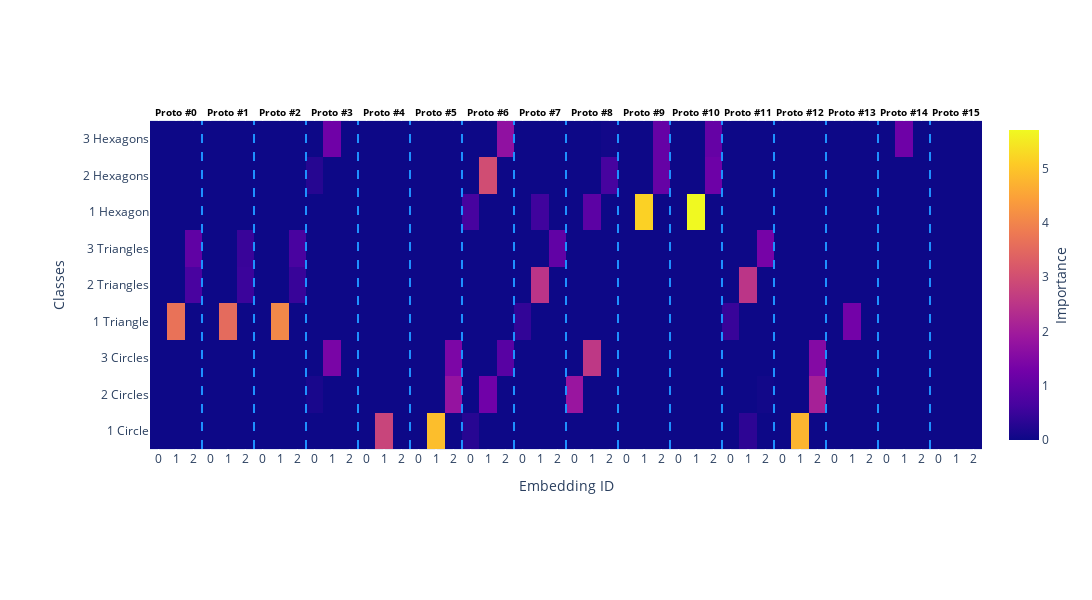

This figure's notebook cell:
### Code cell
show_global_explanation(net, classes, output_path=run_vis_dir, use_expanded_prototypes=True)

### Figure 1 — Plotly figure (JSON) as saved in the notebook; plotly's stock layout.template omitted (floating-point values rounded to 4 significant figures; data arrays with more than 128 entries replaced by an {"elided": "..."} marker saying what was removed)
{"data": [{"colorbar": {"title": {"side": "right", "text": "Importance"}}, "colorscale": [[0, "#0d0887"], [0.1111, "#46039f"], [0.2222, "#7201a8"], [0.3333, "#9c179e"], [0.4444, "#bd3786"], [0.5556, "#d8576b"], [0.6667, "#ed7953"], [0.7778, "#fb9f3a"], [0.8889, "#fdca26"], [1, "#f0f921"]], "hoverongaps": false, "hovertemplate": "Class: %{y}<br>%{x}<br>Importance: %{z:.3f}<extra></extra>", "type": "heatmap", "x": ["Prot. 0 Embed. 0", "Prot. 0 Embed. 1", "Prot. 0 Embed. 2", "Prot. 1 Embed. 0", "Prot. 1 Embed. 1", "Prot. 1 Embed. 2", "Prot. 2 Embed. 0", "Prot. 2 Embed. 1", "Prot. 2 Embed. 2", "Prot. 3 Embed. 0", "Prot. 3 Embed. 1", "Prot. 3 Embed. 2", "Prot. 4 Embed. 0", "Prot. 4 Embed. 1", "Prot. 4 Embed. 2", "Prot. 5 Embed. 0", "Prot. 5 Embed. 1", "Prot. 5 Embed. 2", "Prot. 6 Embed. 0", "Prot. 6 Embed. 1", "Prot. 6 Embed. 2", "Prot. 7 Embed. 0", "Prot. 7 Embed. 1", "Prot. 7 Embed. 2", "Prot. 8 Embed. 0", "Prot. 8 Embed. 1", "Prot. 8 Embed. 2", "Prot. 9 Embed. 0", "Prot. 9 Embed. 1", "Prot. 9 Embed. 2", "Prot. 10 Embed. 0", "Prot. 10 Embed. 1", "Prot. 10 Embed. 2", "Prot. 11 Embed. 0", "Prot. 11 Embed. 1", "Prot. 11 Embed. 2", "Prot. 12 Embed. 0", "Prot. 12 Embed. 1", "Prot. 12 Embed. 2", "Prot. 13 Embed. 0", "Prot. 13 Embed. 1", "Prot. 13 Embed. 2", "Prot. 14 Embed. 0", "Prot. 14 Embed. 1", "Prot. 14 Embed. 2", "Prot. 15 Embed. 0", "Prot. 15 Embed. 1", "Prot. 15 Embed. 2"], "y": ["1 Circle", "2 Circles", "3 Circles", "1 Triangle", "2 Triangles", "3 Triangles", "1 Hexagon", "2 Hexagons", "3 Hexagons"], "z": {"elided": "9x48 float values"}}], "layout": {"annotations": [{"font": {"color": "black", "size": 10}, "showarrow": false, "text": "<b>Proto #0</b>", "x": 1, "xanchor": "center", "xref": "x", "y": 1.05, "yref": "paper"}, {"font": {"color": "black", "size": 10}, "showarrow": false, "text": "<b>Proto #1</b>", "x": 4, "xanchor": "center", "xref": "x", "y": 1.05, "yref": "paper"}, {"font": {"color": "black", "size": 10}, "showarrow": false, "text": "<b>Proto #2</b>", "x": 7, "xanchor": "center", "xref": "x", "y": 1.05, "yref": "paper"}, {"font": {"color": "black", "size": 10}, "showarrow": false, "text": "<b>Proto #3</b>", "x": 10, "xanchor": "center", "xref": "x", "y": 1.05, "yref": "paper"}, {"font": {"color": "black", "size": 10}, "showarrow": false, "text": "<b>Proto #4</b>", "x": 13, "xanchor": "center", "xref": "x", "y": 1.05, "yref": "paper"}, {"font": {"color": "black", "size": 10}, "showarrow": false, "text": "<b>Proto #5</b>", "x": 16, "xanchor": "center", "xref": "x", "y": 1.05, "yref": "paper"}, {"font": {"color": "black", "size": 10}, "showarrow": false, "text": "<b>Proto #6</b>", "x": 19, "xanchor": "center", "xref": "x", "y": 1.05, "yref": "paper"}, {"font": {"color": "black", "size": 10}, "showarrow": false, "text": "<b>Proto #7</b>", "x": 22, "xanchor": "center", "xref": "x", "y": 1.05, "yref": "paper"}, {"font": {"color": "black", "size": 10}, "showarrow": false, "text": "<b>Proto #8</b>", "x": 25, "xanchor": "center", "xref": "x", "y": 1.05, "yref": "paper"}, {"font": {"color": "black", "size": 10}, "showarrow": false, "text": "<b>Proto #9</b>", "x": 28, "xanchor": "center", "xref": "x", "y": 1.05, "yref": "paper"}, {"font": {"color": "black", "size": 10}, "showarrow": false, "text": "<b>Proto #10</b>", "x": 31, "xanchor": "center", "xref": "x", "y": 1.05, "yref": "paper"}, {"font": {"color": "black", "size": 10}, "showarrow": false, "text": "<b>Proto #11</b>", "x": 34, "xanchor": "center", "xref": "x", "y": 1.05, "yref": "paper"}, {"font": {"color": "black", "size": 10}, "showarrow": false, "text": "<b>Proto #12</b>", "x": 37, "xanchor": "center", "xref": "x", "y": 1.05, "yref": "paper"}, {"font": {"color": "black", "size": 10}, "showarrow": false, "text": "<b>Proto #13</b>", "x": 40, "xanchor": "center", "xref": "x", "y": 1.05, "yref": "paper"}, {"font": {"color": "black", "size": 10}, "showarrow": false, "text": "<b>Proto #14</b>", "x": 43, "xanchor": "center", "xref": "x", "y": 1.05, "yref": "paper"}, {"font": {"color": "black", "size": 10}, "showarrow": false, "text": "<b>Proto #15</b>", "x": 46, "xanchor": "center", "xref": "x", "y": 1.05, "yref": "paper"}], "height": 600, "margin": {"b": 150, "l": 150, "r": 50, "t": 120}, "shapes": [{"line": {"color": "dodgerblue", "dash": "dash", "width": 2}, "type": "line", "x0": 2.5, "x1": 2.5, "xref": "x", "y0": -0.5, "y1": 8.5, "yref": "y"}, {"line": {"color": "dodgerblue", "dash": "dash", "width": 2}, "type": "line", "x0": 5.5, "x1": 5.5, "xref": "x", "y0": -0.5, "y1": 8.5, "yref": "y"}, {"line": {"color": "dodgerblue", "dash": "dash", "width": 2}, "type": "line", "x0": 8.5, "x1": 8.5, "xref": "x", "y0": -0.5, "y1": 8.5, "yref": "y"}, {"line": {"color": "dodgerblue", "dash": "dash", "width": 2}, "type": "line", "x0": 11.5, "x1": 11.5, "xref": "x", "y0": -0.5, "y1": 8.5, "yref": "y"}, {"line": {"color": "dodgerblue", "dash": "dash", "width": 2}, "type": "line", "x0": 14.5, "x1": 14.5, "xref": "x", "y0": -0.5, "y1": 8.5, "yref": "y"}, {"line": {"color": "dodgerblue", "dash": "dash", "width": 2}, "type": "line", "x0": 17.5, "x1": 17.5, "xref": "x", "y0": -0.5, "y1": 8.5, "yref": "y"}, {"line": {"color": "dodgerblue", "dash": "dash", "width": 2}, "type": "line", "x0": 20.5, "x1": 20.5, "xref": "x", "y0": -0.5, "y1": 8.5, "yref": "y"}, {"line": {"color": "dodgerblue", "dash": "dash", "width": 2}, "type": "line", "x0": 23.5, "x1": 23.5, "xref": "x", "y0": -0.5, "y1": 8.5, "yref": "y"}, {"line": {"color": "dodgerblue", "dash": "dash", "width": 2}, "type": "line", "x0": 26.5, "x1": 26.5, "xref": "x", "y0": -0.5, "y1": 8.5, "yref": "y"}, {"line": {"color": "dodgerblue", "dash": "dash", "width": 2}, "type": "line", "x0": 29.5, "x1": 29.5, "xref": "x", "y0": -0.5, "y1": 8.5, "yref": "y"}, {"line": {"color": "dodgerblue", "dash": "dash", "width": 2}, "type": "line", "x0": 32.5, "x1": 32.5, "xref": "x", "y0": -0.5, "y1": 8.5, "yref": "y"}, {"line": {"color": "dodgerblue", "dash": "dash", "width": 2}, "type": "line", "x0": 35.5, "x1": 35.5, "xref": "x", "y0": -0.5, "y1": 8.5, "yref": "y"}, {"line": {"color": "dodgerblue", "dash": "dash", "width": 2}, "type": "line", "x0": 38.5, "x1": 38.5, "xref": "x", "y0": -0.5, "y1": 8.5, "yref": "y"}, {"line": {"color": "dodgerblue", "dash": "dash", "width": 2}, "type": "line", "x0": 41.5, "x1": 41.5, "xref": "x", "y0": -0.5, "y1": 8.5, "yref": "y"}, {"line": {"color": "dodgerblue", "dash": "dash", "width": 2}, "type": "line", "x0": 44.5, "x1": 44.5, "xref": "x", "y0": -0.5, "y1": 8.5, "yref": "y"}], "width": 1200, "xaxis": {"range": [-0.5, 47.5], "tickangle": 0, "ticktext": ["0", "1", "2", "0", "1", "2", "0", "1", "2", "0", "1", "2", "0", "1", "2", "0", "1", "2", "0", "1", "2", "0", "1", "2", "0", "1", "2", "0", "1", "2", "0", "1", "2", "0", "1", "2", "0", "1", "2", "0", "1", "2", "0", "1", "2", "0", "1", "2"], "tickvals": ["Prot. 0 Embed. 0", "Prot. 0 Embed. 1", "Prot. 0 Embed. 2", "Prot. 1 Embed. 0", "Prot. 1 Embed. 1", "Prot. 1 Embed. 2", "Prot. 2 Embed. 0", "Prot. 2 Embed. 1", "Prot. 2 Embed. 2", "Prot. 3 Embed. 0", "Prot. 3 Embed. 1", "Prot. 3 Embed. 2", "Prot. 4 Embed. 0", "Prot. 4 Embed. 1", "Prot. 4 Embed. 2", "Prot. 5 Embed. 0", "Prot. 5 Embed. 1", "Prot. 5 Embed. 2", "Prot. 6 Embed. 0", "Prot. 6 Embed. 1", "Prot. 6 Embed. 2", "Prot. 7 Embed. 0", "Prot. 7 Embed. 1", "Prot. 7 Embed. 2", "Prot. 8 Embed. 0", "Prot. 8 Embed. 1", "Prot. 8 Embed. 2", "Prot. 9 Embed. 0", "Prot. 9 Embed. 1", "Prot. 9 Embed. 2", "Prot. 10 Embed. 0", "Prot. 10 Embed. 1", "Prot. 10 Embed. 2", "Prot. 11 Embed. 0", "Prot. 11 Embed. 1", "Prot. 11 Embed. 2", "Prot. 12 Embed. 0", "Prot. 12 Embed. 1", "Prot. 12 Embed. 2", "Prot. 13 Embed. 0", "Prot. 13 Embed. 1", "Prot. 13 Embed. 2", "Prot. 14 Embed. 0", "Prot. 14 Embed. 1", "Prot. 14 Embed. 2", "Prot. 15 Embed. 0", "Prot. 15 Embed. 1", "Prot. 15 Embed. 2"], "title": {"text": "Embedding ID"}}, "yaxis": {"title": {"text": "Classes"}}}}
